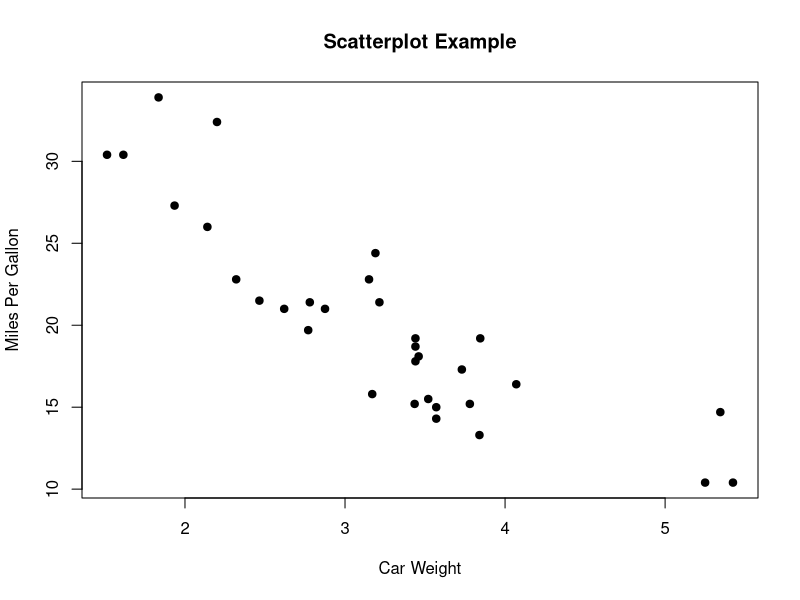

Here is the R script that generated this plot:
getwd()

mtcars
mpg <- mtcars$mpg
wt <- mtcars$wt
length(mpg)
length(wt)

?plot
plot(
  wt, 
  mpg,
  ylab = "Miles Per Gallon",
  xlab = "Car Weight",
  main = "Scatterplot Example",
  pch = 19)

